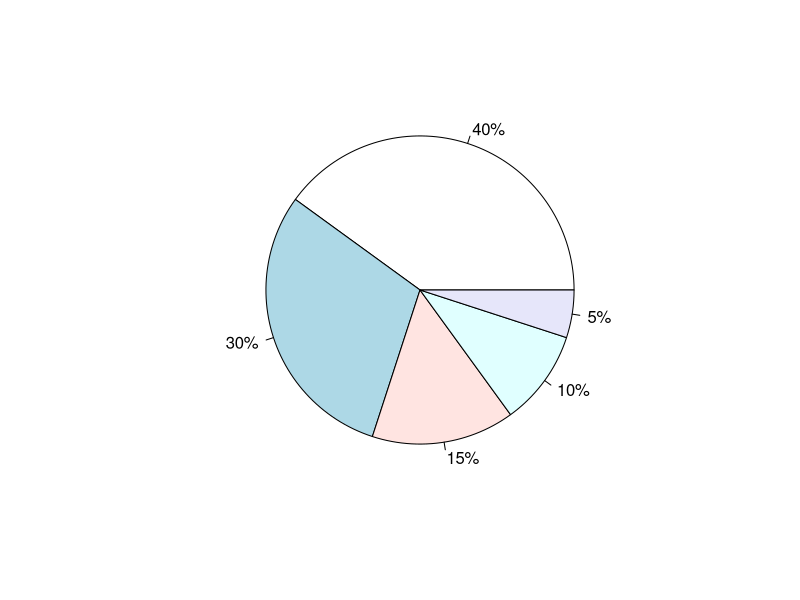

Recreate this plot in R. (Note: this script raises an error after producing the figure.)
#pie chart code
count <- c(40, 30, 15, 10,5)
pie(count, labels = paste0(count, "%"))
#pie3D chart code
#first install plotrix
count <- c(40, 30, 15, 10,5)
pie3D(count, labels = paste0(count, "%"))
#bar chart code
count <- c(40, 30, 15, 10,5)
colors = c("green","orange","brown","blue","red")
name <- c("Walking ","Car ","Bus","Cycle","Train")
barplot(count,col = colors, names.arg = name,, xlab = "mode of transport", ylab = "percentage", main 
="Office travelling")